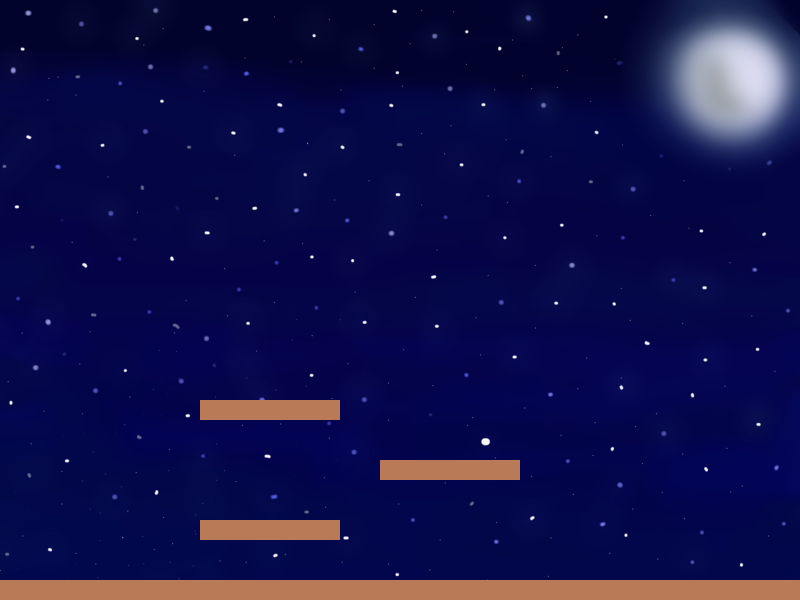

A 2D game scene composited from a Tiled map and its tileset images. What follows is a short description and the map's XML, with each tile layer's data collapsed to a summary:
An orthogonal 40x30 tile map with 20x20 px tiles, 2 tile layers (Background, Solid), 2 tilesets and 4 objects.

<map version="1.0" orientation="orthogonal" renderorder="left-up" width="40" height="30" tilewidth="20" tileheight="20" nextobjectid="11">
 <tileset firstgid="1" name="block" tilewidth="20" tileheight="20">
  <image source="../block.png" width="104" height="102" />
 </tileset>
 <tileset firstgid="26" name="bg_nightsky" tilewidth="20" tileheight="20">
  <image source="bg_nightsky.png" width="1024" height="768" />
 </tileset>
 <layer name="Background" width="40" height="30">
  <data>[1200 cells, 1200 non-empty, 1200 distinct tile ids]</data>
 </layer>
 <layer name="Solid" width="40" height="30">
  <data>[1200 cells, 61 non-empty, 1 distinct tile ids]</data>
 </layer>
 <objectgroup name="Solid">
  <object id="5" x="201" y="402" width="138" height="15" />
  <object id="7" x="380" y="460" width="139" height="18" />
  <object id="8" x="200" y="520" width="137" height="17" />
  <object id="10" x="0" y="578" width="797" height="21" />
 </objectgroup>
 <objectgroup name="Interactable" visible="0" />
</map>
